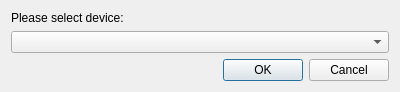
<?xml version="1.0" encoding="UTF-8"?>
<ui version="4.0">
 <class>WLDeviceWidget</class>
 <widget class="QWidget" name="WLDeviceWidget">
  <property name="geometry">
   <rect>
    <x>0</x>
    <y>0</y>
    <width>400</width>
    <height>89</height>
   </rect>
  </property>
  <property name="windowTitle">
   <string>Select Device</string>
  </property>
  <layout class="QGridLayout" name="gridLayout">
   <item row="1" column="0" colspan="2">
    <widget class="QComboBox" name="cbDevice"/>
   </item>
   <item row="2" column="1">
    <widget class="QDialogButtonBox" name="buttonBox">
     <property name="standardButtons">
      <set>QDialogButtonBox::Cancel|QDialogButtonBox::Ok</set>
     </property>
    </widget>
   </item>
   <item row="0" column="0" colspan="2">
    <widget class="QLabel" name="label">
     <property name="text">
      <string notr="true">Please select device:</string>
     </property>
    </widget>
   </item>
  </layout>
 </widget>
 <resources/>
 <connections/>
</ui>
